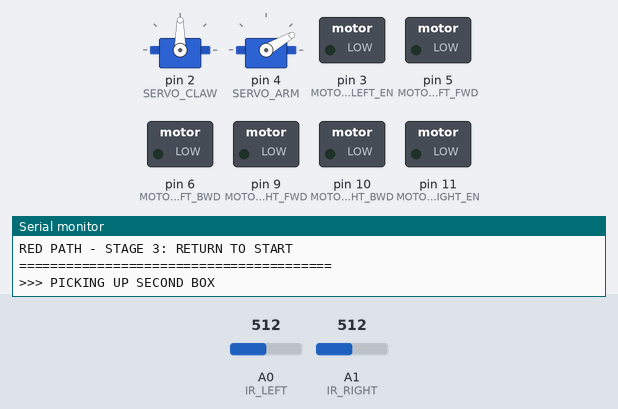
The sketch below on a simulated Arduino Uno, built with avr-gcc and run on an emulated ATmega328P. Parts: 2 × servo, switched loads named in the sketch (green lamp = pin HIGH), the last lines printed to the serial monitor. Inputs (shaded band) come from the test bench; at power-on: A0 (IR_LEFT) = 512, A1 (IR_RIGHT) = 512. At 22.5 s the program stops and its outputs stay as they are.

Above: at 2.2 s.
2.3 s: A0 (IR_LEFT) set to 488
At 4.1 s:
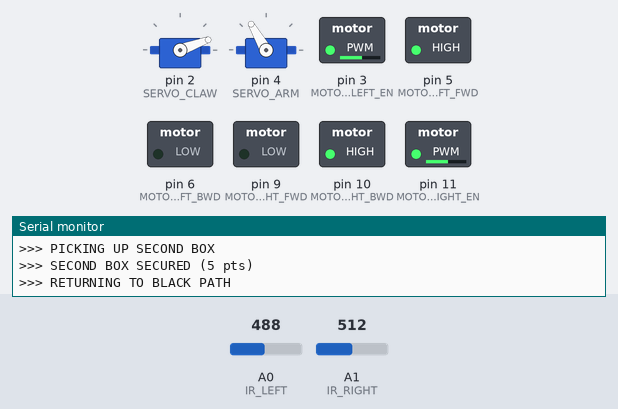
5.3 s: A1 (IR_RIGHT) set to 482
At 6.5 s:
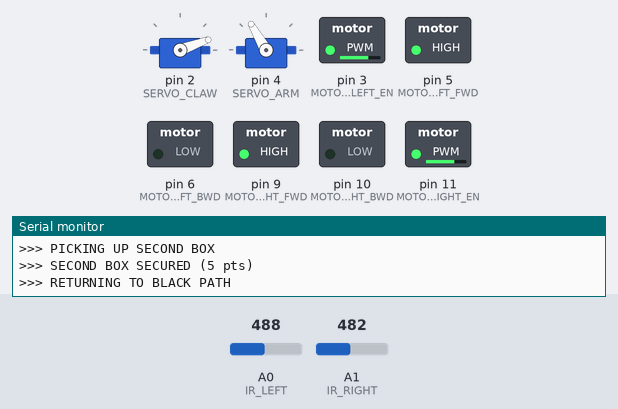
6.8 s: A0 (IR_LEFT) set to 510
At 7.6 s:
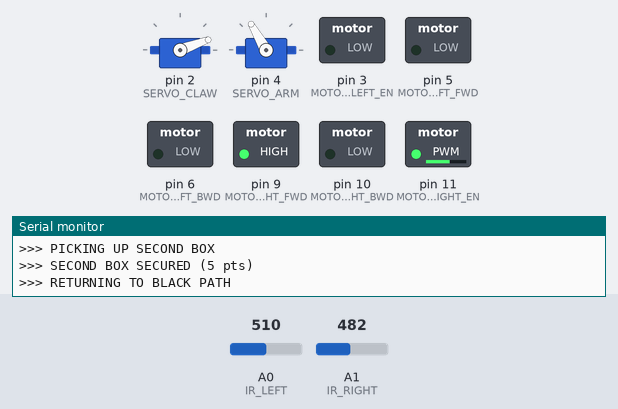
8.3 s: A0 (IR_LEFT) set to 490
At 8.8 s:
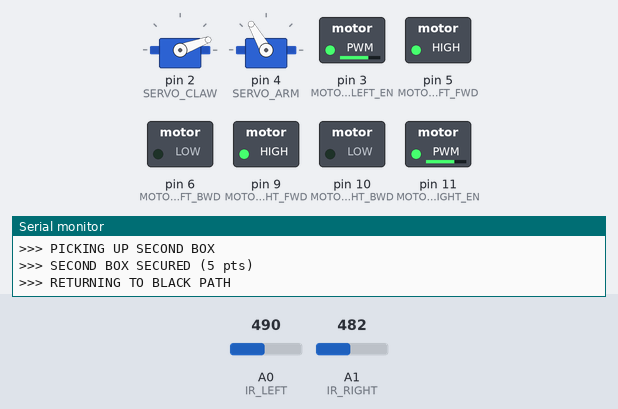
9.8 s: A0 (IR_LEFT) set to 511
Timing chart, 0 to 23.7 s (numbered marks = the images above; inputs shaded):
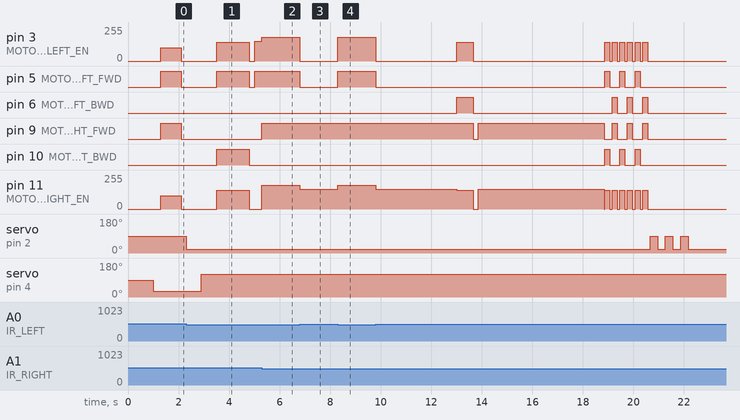

The sketch:

RED_STAGE3_ReturnToStart.ino
```cpp
/*
 * ========================================
 * RED PATH - STAGE 3: RETURN TO START
 * ========================================
 *
 * MISSION:
 * 1. Pick up second box at end of red path
 * 2. Follow path back to black main line
 * 3. Navigate to starting position
 * 4. Complete within 5-minute total time limit
 *
 * UPLOAD THIS AT: After obstacle course, near second box
 *
 * SCORING:
 * + Pick up second box (5 pts if fully lifted)
 * + Return to start successfully
 *
 * FINAL STAGE - Complete the mission!
 * ========================================
 */

#include <Servo.h>

// ============ PIN CONFIGURATION ============
#define MOTOR_LEFT_FWD 5
#define MOTOR_LEFT_BWD 6
#define MOTOR_RIGHT_FWD 9
#define MOTOR_RIGHT_BWD 10
#define MOTOR_LEFT_EN 3
#define MOTOR_RIGHT_EN 11

#define IR_LEFT A0
#define IR_RIGHT A1

#define SERVO_CLAW 2
#define SERVO_ARM 4

// ============ SPEED SETTINGS ============
#define SPEED_NORMAL 180
#define SPEED_SLOW 100

// ============ CALIBRATION ============
#define LINE_THRESHOLD 500
#define TURN_90_TIME 650

// ============ GLOBAL OBJECTS ============
Servo clawServo;
Servo armServo;

// ============ SETUP ============
void setup() {
  Serial.begin(115200);

  // Motor pins
  pinMode(MOTOR_LEFT_FWD, OUTPUT);
  pinMode(MOTOR_LEFT_BWD, OUTPUT);
  pinMode(MOTOR_RIGHT_FWD, OUTPUT);
  pinMode(MOTOR_RIGHT_BWD, OUTPUT);
  pinMode(MOTOR_LEFT_EN, OUTPUT);
  pinMode(MOTOR_RIGHT_EN, OUTPUT);

  // Sensor pins
  pinMode(IR_LEFT, INPUT);
  pinMode(IR_RIGHT, INPUT);

  // Servos
  clawServo.attach(SERVO_CLAW);
  armServo.attach(SERVO_ARM);

  Serial.println("========================================");
  Serial.println("RED PATH - STAGE 3: RETURN TO START");
  Serial.println("========================================");

  delay(1000);
}

// ============ MAIN PROGRAM ============
void loop() {
  // Execute return mission
  stage3_PickupSecondBox();
  stage3_ReturnToBlackPath();
  stage3_NavigateToStart();

  // Mission complete!
  stopMotors();
  Serial.println("========================================");
  Serial.println("RED PATH COMPLETE!!!");
  Serial.println("MISSION ACCOMPLISHED!");
  Serial.println("========================================");

  // Victory celebration
  celebrateVictory();

  while(1); // Halt
}

// ============ MISSION FUNCTIONS ============

void stage3_PickupSecondBox() {
  Serial.println(">>> PICKING UP SECOND BOX");

  // Position for pickup
  armDown();
  openClaw();
  delay(300);

  // Move to box
  moveForward(SPEED_SLOW);
  delay(800);
  stopMotors();
  delay(200);

  // Grab box
  closeClaw();
  delay(600);

  // Lift box fully (5 points!)
  armUp();
  delay(600);

  Serial.println(">>> SECOND BOX SECURED (5 pts)");
}

void stage3_ReturnToBlackPath() {
  Serial.println(">>> RETURNING TO BLACK PATH");

  // Turn around (180 degrees)
  pivotRight();
  delay(TURN_90_TIME * 2); // Double the 90-degree time
  stopMotors();
  delay(200);

  // Follow red path back
  unsigned long startTime = millis();
  while(millis() - startTime < 8000) { // Follow for ~8 seconds
    followLine(SPEED_NORMAL);
  }

  stopMotors();
  Serial.println(">>> APPROACHING BLACK PATH");
}

void stage3_NavigateToStart() {
  Serial.println(">>> NAVIGATING TO START POSITION");

  // Turn onto black path
  turnLeft90();
  delay(200);

  // Follow black line to start
  unsigned long startTime = millis();
  while(millis() - startTime < 5000) { // Adjust time as needed
    followLine(SPEED_NORMAL);
  }

  stopMotors();
  Serial.println(">>> START POSITION REACHED");
}

// ============ MOTOR CONTROL ============

void moveForward(int speed) {
  digitalWrite(MOTOR_LEFT_FWD, HIGH);
  digitalWrite(MOTOR_LEFT_BWD, LOW);
  digitalWrite(MOTOR_RIGHT_FWD, HIGH);
  digitalWrite(MOTOR_RIGHT_BWD, LOW);
  analogWrite(MOTOR_LEFT_EN, speed);
  analogWrite(MOTOR_RIGHT_EN, speed);
}

void pivotRight() {
  digitalWrite(MOTOR_LEFT_FWD, HIGH);
  digitalWrite(MOTOR_LEFT_BWD, LOW);
  digitalWrite(MOTOR_RIGHT_FWD, LOW);
  digitalWrite(MOTOR_RIGHT_BWD, HIGH);
  analogWrite(MOTOR_LEFT_EN, 140);
  analogWrite(MOTOR_RIGHT_EN, 140);
}

void turnLeft90() {
  digitalWrite(MOTOR_LEFT_FWD, LOW);
  digitalWrite(MOTOR_LEFT_BWD, HIGH);
  digitalWrite(MOTOR_RIGHT_FWD, HIGH);
  digitalWrite(MOTOR_RIGHT_BWD, LOW);
  analogWrite(MOTOR_LEFT_EN, 140);
  analogWrite(MOTOR_RIGHT_EN, 140);
  delay(TURN_90_TIME);
  stopMotors();
}

void stopMotors() {
  analogWrite(MOTOR_LEFT_EN, 0);
  analogWrite(MOTOR_RIGHT_EN, 0);
  digitalWrite(MOTOR_LEFT_FWD, LOW);
  digitalWrite(MOTOR_LEFT_BWD, LOW);
  digitalWrite(MOTOR_RIGHT_FWD, LOW);
  digitalWrite(MOTOR_RIGHT_BWD, LOW);
}

// ============ LINE FOLLOWING ============

void followLine(int speed) {
  int leftSensor = analogRead(IR_LEFT);
  int rightSensor = analogRead(IR_RIGHT);

  if (leftSensor < LINE_THRESHOLD && rightSensor < LINE_THRESHOLD) {
    moveForward(speed);
  }
  else if (leftSensor >= LINE_THRESHOLD && rightSensor < LINE_THRESHOLD) {
    digitalWrite(MOTOR_LEFT_FWD, LOW);
    digitalWrite(MOTOR_LEFT_BWD, LOW);
    digitalWrite(MOTOR_RIGHT_FWD, HIGH);
    digitalWrite(MOTOR_RIGHT_BWD, LOW);
    analogWrite(MOTOR_LEFT_EN, 0);
    analogWrite(MOTOR_RIGHT_EN, speed - 30);
  }
  else if (leftSensor < LINE_THRESHOLD && rightSensor >= LINE_THRESHOLD) {
    digitalWrite(MOTOR_LEFT_FWD, HIGH);
    digitalWrite(MOTOR_LEFT_BWD, LOW);
    digitalWrite(MOTOR_RIGHT_FWD, LOW);
    digitalWrite(MOTOR_RIGHT_BWD, LOW);
    analogWrite(MOTOR_LEFT_EN, speed - 30);
    analogWrite(MOTOR_RIGHT_EN, 0);
  }
  else {
    moveForward(speed - 50);
  }
}

// ============ SERVO CONTROL ============

void openClaw() {
  clawServo.write(90);
}

void closeClaw() {
  clawServo.write(20);
}

void armUp() {
  armServo.write(120);
}

void armDown() {
  armServo.write(30);
}

// ============ VICTORY CELEBRATION ============

void celebrateVictory() {
  Serial.println(">>> VICTORY DANCE!");

  // Little celebration wiggle
  for(int i = 0; i < 3; i++) {
    pivotRight();
    delay(200);
    stopMotors();
    delay(100);

    digitalWrite(MOTOR_LEFT_FWD, LOW);
    digitalWrite(MOTOR_LEFT_BWD, HIGH);
    digitalWrite(MOTOR_RIGHT_FWD, HIGH);
    digitalWrite(MOTOR_RIGHT_BWD, LOW);
    analogWrite(MOTOR_LEFT_EN, 140);
    analogWrite(MOTOR_RIGHT_EN, 140);
    delay(200);
    stopMotors();
    delay(100);
  }

  // Wave the claw
  for(int i = 0; i < 3; i++) {
    openClaw();
    delay(300);
    closeClaw();
    delay(300);
  }
}
```

Measured:
- the behaviour switches between 500 and 499 on A0 (IR_LEFT) (found by bisection; images 0 and 1)
- the behaviour switches between 500 and 499 on A1 (IR_RIGHT) (found by bisection; images 1 and 2)
- after the input at 2.3 s, pin 9 (MOTOR_RIGHT_FWD): stays LOW (without the input it goes to HIGH after 2.7 s)
- after the input at 5.3 s, pin 3 (MOTOR_LEFT_EN): 150/255 → 180/255 at once; pin 9 (MOTOR_RIGHT_FWD): LOW → HIGH at once; pin 11 (MOTOR_RIGHT_EN): 0/255 → 180/255 at once
- after the input at 6.8 s, pin 3 (MOTOR_LEFT_EN): 180/255 → 0/255 at once; pin 5 (MOTOR_LEFT_FWD): HIGH → LOW at once; pin 11 (MOTOR_RIGHT_EN): 180/255 → 150/255 at once
- after the input at 8.3 s, pin 3 (MOTOR_LEFT_EN): 0/255 → 180/255 at once; pin 5 (MOTOR_LEFT_FWD): LOW → HIGH at once; pin 11 (MOTOR_RIGHT_EN): 150/255 → 180/255 at once
